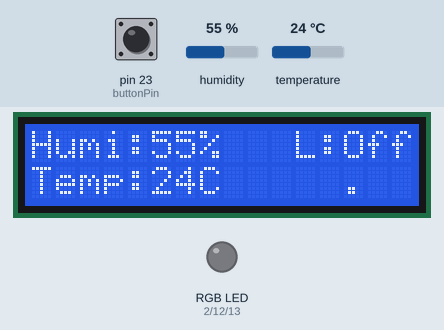
This sketch was run on a simulated Arduino Mega 2560, built with avr-gcc and run on an emulated ATmega2560. Shown: 16×2 character LCD, an RGB LED mixed from three pins (HIGH = lit). The test bench sets the inputs (shaded band); at power-on: pin 23 (buttonPin) LOW, humidity 55 %, temperature 24 °C.

Above: at 1.2 s.
1.3 s: pin 23 (buttonPin) pulled HIGH for 3 s
At 4.8 s:
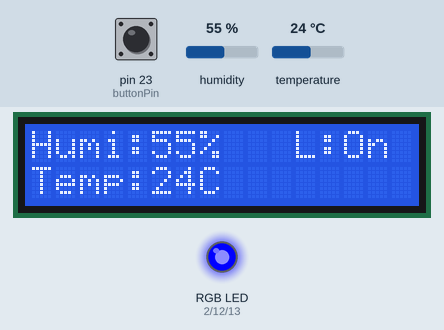
8.5 s: humidity set to 42 %
At 12.9 s:
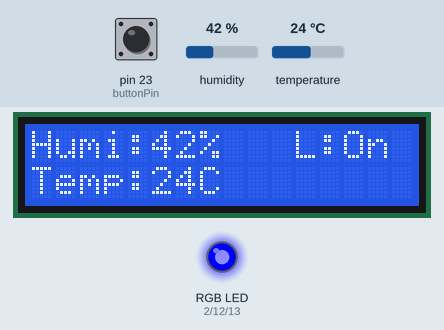
13.6 s: humidity set to 39 %
At 16.9 s:
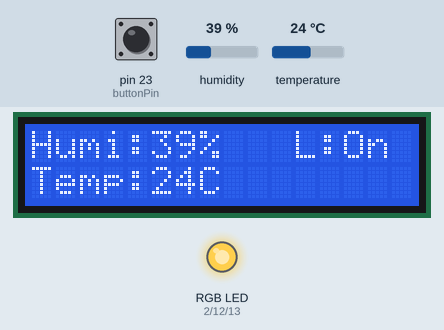
20.6 s: humidity set to 88 %
At 24.9 s:
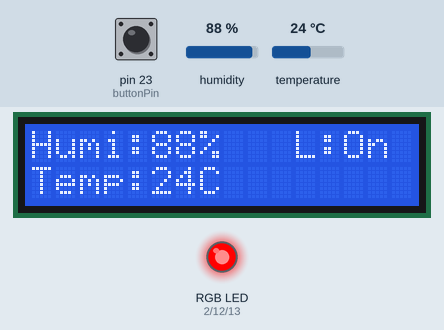
28.6 s: humidity set to 62 %
At 32.9 s:
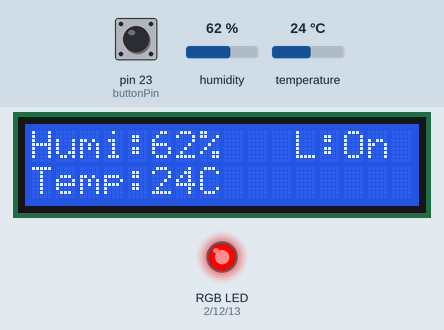
33.6 s: humidity set to 59 %
At 36.6 s:
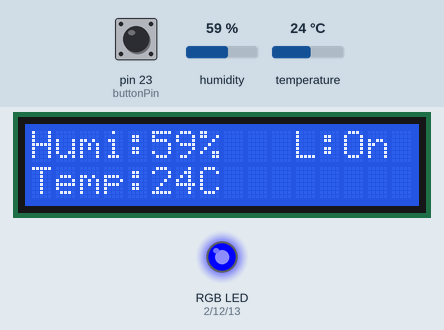
Timing chart, 0 to 38.1 s (numbered marks = the images above; inputs shaded):
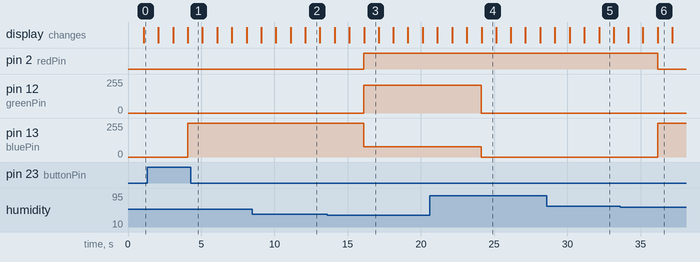

Measured:
- the behaviour switches between 41 and 40 % on humidity (found by bisection; images 2 and 3)
- the behaviour switches between 61 and 60 % on humidity (found by bisection; images 5 and 6)
- after the input at 1.3 s, pin 13 (bluePin): 0/255 → 255/255 after 2.8 s; the display: first differs from a run without the input after 2.8 s (image 1)
- after the input at 13.6 s, pin 2 (redPin): LOW → HIGH after 2.5 s; pin 12 (greenPin): 0/255 → 207/255 after 2.5 s; pin 13 (bluePin): 255/255 → 77/255 after 2.5 s
- after the input at 20.6 s, pin 12 (greenPin): 207/255 → 0/255 after 3.5 s; pin 13 (bluePin): 77/255 → 0/255 after 3.5 s
- after the input at 33.6 s, pin 2 (redPin): HIGH → LOW after 2.6 s; pin 13 (bluePin): 0/255 → 255/255 after 2.6 s

The sketch:

Humidity_and_Temperature_Sensing_with_LCD_Display.ino.ino
```cpp
#include <Adafruit_Sensor.h>
#include <DHT.h>
#include <DHT_U.h>
#include <LiquidCrystal.h>

// Button variables
const int buttonPin = 23;
int buttonState = 0;

// LED Pin variables
int bluePin = 13;
int greenPin = 12;
int redPin = 2;
bool isLit = false;

// LCD variables
int rs = 8;
int en = 9;
int d4 = 4;
int d5 = 5;
int d6 = 6;
int d7 = 7;

LiquidCrystal lcd(rs, en, d4, d5, d6, d7);

// DHT11 variables
#define DHTPIN 10
#define DHTTYPE DHT22

DHT_Unified dht(DHTPIN, DHTTYPE);

void setup() {
  // put your setup code here, to run once:

  // Button pin setup
  pinMode(buttonPin, INPUT);

  // LED pin setup
  pinMode(bluePin, OUTPUT);
  pinMode(greenPin, OUTPUT);
  pinMode(redPin, OUTPUT);

  dht.begin();
  lcd.begin(16, 2);

  sensor_t sensor;
  dht.temperature().getSensor(&sensor);
  dht.humidity().getSensor(&sensor);

}

void loop() {
  // put your main code here, to run repeatedly:

  sensors_event_t event;

  int buttonState = digitalRead(buttonPin);

  // Check for light toggle
  if (buttonState == HIGH && isLit == false) {
    isLit = true;
  } else if (buttonState == HIGH && isLit == true) {
    isLit = false;
  }

  lcd.clear();
  // Display humidity
  dht.humidity().getEvent(&event);
  lcd.setCursor(0, 0);
  lcd.print("Humi:" + String(event.relative_humidity, 0) + "%");

  int currentHumi = (int) event.relative_humidity;

  // I tried a switch statement first, don't judge me!

  // Set color based on humidity value
  if (isLit == true) {
    if (currentHumi <= 15) {
      analogWrite(redPin, 0);
      analogWrite(greenPin, 100);
      analogWrite(bluePin, 0);
    } else if (currentHumi <= 40) {
      analogWrite(redPin, 255);
      analogWrite(greenPin, 207);
      analogWrite(bluePin, 77);
    } else if (currentHumi <= 60) {
      analogWrite(redPin, 0);
      analogWrite(greenPin, 0);
      analogWrite(bluePin, 255);
    } else if (currentHumi >= 70) {
      analogWrite(redPin, 255);
      analogWrite(greenPin, 0);
      analogWrite(bluePin, 0);
    }
  } else {
    analogWrite(redPin, 0);
    analogWrite(greenPin, 0);
    analogWrite(bluePin, 0);
  }
  // Display temperature
  dht.temperature().getEvent(&event);
  lcd.setCursor(0, 1);
  lcd.print("Temp:" + String(event.temperature, 0) + "C");

  lcd.setCursor(11, 0);
  lcd.print("L:");
  lcd.setCursor(13, 0);
  lcd.print(isLit == false ? "Off" : "On");

  // Countdown display
  delay(1000);

  lcd.setCursor(13, 1);
  lcd.print('.');
  delay(1000);

  lcd.setCursor(14, 1);
  lcd.print('.');
  delay(1000);

  lcd.setCursor(15, 1);
  lcd.print('.');
  delay(1000);

}
```
